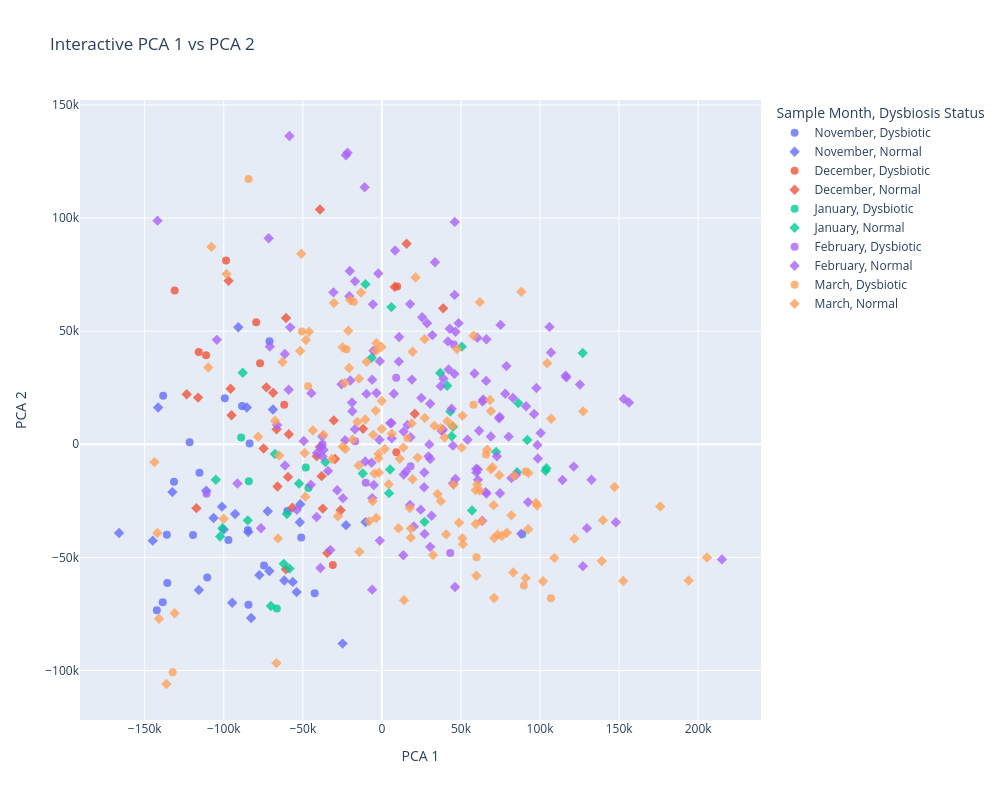

The cell this chart's notebook holds for it:
### Code cell
import plotly.express as px

# Create a dataframe for interactive plotting, taking useful metadata for hover
interactive_df = pca_df.copy()
interactive_df["filename"] = interactive_df.index
interactive_df["sampID"] = trimmed_metadata["sampID"]
interactive_df["plate.pos"] = trimmed_metadata["plate.pos"]
interactive_df["Experiment Type"] = trimmed_metadata["Experiment Type"]

# Plot using plotly
fig = px.scatter(
    interactive_df,
    x="PCA 1",
    y="PCA 2",
    color="Sample Month",
    symbol="Dysbiosis Status",
    hover_data=["filename", "sampID", "plate.pos", "Experiment Type"],
    title="Interactive PCA 1 vs PCA 2",
    width=1000,
    height=800,
)

fig.update_traces(marker=dict(size=8, opacity=0.8))
fig.show()

### Figure 1 — Plotly figure (JSON) as saved in the notebook; plotly's stock layout.template omitted (floating-point values rounded to 4 significant figures; data arrays with more than 128 entries replaced by an {"elided": "..."} marker saying what was removed)
{"data": [{"customdata": [["A2450525897_n01_LICRNA01_A01", "LIC001", "A01", "Long Term"], ["A2450525897_n01_LICRNA01_B01", "LIC002", "B01", "Long Term"], ["A2450525897_n01_LICRNA01_C01", "LIC003", "C01", "Long Term"], ["A2450525897_n01_LICRNA01_F01", "LIC006", "F01", "Long Term"], ["A2450525897_n01_LICRNA01_H01", "LIC008", "H01", "Long Term"], ["A2450525897_n01_LICRNA01_B02", "LIC014", "B02", "Long Term"], ["A2450525897_n01_LICRNA01_E02", "LIC017", "E02", "Long Term"], ["A2450525897_n01_LICRNA01_F02", "LIC018", "F02", "Long Term"], ["A2450525897_n01_LICRNA01_B03", "LIC026", "B03", "Long Term"], ["A2450525897_n01_LICRNA01_B04", "LIC038", "B04", "Long Term"], ["A2450525897_n01_LICRNA01_A05", "LIC049", "A05", "Long Term"], ["A2450525897_n01_LICRNA01_B05", "LIC050", "B05", "Long Term"], ["A2450525897_n01_LICRNA01_D05", "LIC052", "D05", "Long Term"], ["A2450525897_n01_LICRNA01_F05", "LIC054", "F05", "Long Term"], ["A2450525897_n01_LICRNA01_E06", "LIC065", "E06", "Long Term"], ["A2450525897_n01_LICRNA01_F06", "LIC066", "F06", "Long Term"], ["A2534491401_n01_LICRNA05_A08", "LIC061", "A08", "Long Term"], ["A2534491401_n01_LICRNA05_F08", "LIC030", "F08", "Long Term"], ["A2534491401_n01_LICRNA05_H10", "LIC020", "H10", "Long Term"], ["A2534491401_n01_LICRNA05_E11", "LIC013", "E11", "Long Term"], ["A2534491401_n01_LICRNA05_B12", "LIC007", "B12", "Long Term"]], "hovertemplate": "Sample Month=November<br>Dysbiosis Status=Dysbiotic<br>PCA 1=%{x}<br>PCA 2=%{y}<br>filename=%{customdata[0]}<br>sampID=%{customdata[1]}<br>plate.pos=%{customdata[2]}<br>Experiment Type=%{customdata[3]}<extra></extra>", "legendgroup": "November, Dysbiotic", "marker": {"color": "#636efa", "opacity": 0.8, "size": 8, "symbol": "circle"}, "mode": "markers", "name": "November, Dysbiotic", "orientation": "v", "showlegend": true, "type": "scatter", "x": [-110400.0, -131500.0, -135700.0, -138600.0, -97060.0, -71050.0, -42500.0, -74530.0, -59790.0, -121600.0, -84740.0, -99320.0, -119400.0, -115400.0, -88430.0, -138300.0, -83630.0, -84380.0, -136000.0, -51010.0, -142300.0], "xaxis": "x", "y": [-58880.0, -16520.0, -61350.0, -69850.0, -42300.0, 45590.0, -65880.0, -53550.0, -29460.0, 845.2, -37880.0, 20390.0, -40090.0, -12540.0, 16960.0, 21430.0, 367.1, -70930.0, -39960.0, -41200.0, -73360.0], "yaxis": "y"}, {"customdata": [["A2450525897_n01_LICRNA01_E01", "LIC005", "E01", "Long Term"], ["A2450525897_n01_LICRNA01_D02", "LIC016", "D02", "Long Term"], ["A2450525897_n01_LICRNA01_G02", "LIC019", "G02", "Long Term"], ["A2450525897_n01_LICRNA01_A03", "LIC025", "A03", "Long Term"], ["A2450525897_n01_LICRNA01_C03", "LIC027", "C03", "Long Term"], ["A2450525897_n01_LICRNA01_D03", "LIC028", "D03", "Long Term"], ["A2450525897_n01_LICRNA01_E03", "LIC029", "E03", "Long Term"], ["A2450525897_n01_LICRNA01_G03", "LIC031", "G03", "Long Term"], ["A2450525897_n01_LICRNA01_H03", "LIC032", "H03", "Long Term"], ["A2450525897_n01_LICRNA01_A04", "LIC037", "A04", "Long Term"], ["A2450525897_n01_LICRNA01_C04", "LIC039", "C04", "Long Term"], ["A2450525897_n01_LICRNA01_D04", "LIC040", "D04", "Long Term"], ["A2450525897_n01_LICRNA01_E04", "LIC041", "E04", "Long Term"], ["A2450525897_n01_LICRNA01_F04", "LIC042", "F04", "Long Term"], ["A2450525897_n01_LICRNA01_G04", "LIC043", "G04", "Long Term"], ["A2450525897_n01_LICRNA01_H04", "LIC044", "H04", "Long Term"], ["A2450525897_n01_LICRNA01_C05", "LIC051", "C05", "Long Term"], ["A2450525897_n01_LICRNA01_E05", "LIC053", "E05", "Long Term"], ["A2450525897_n01_LICRNA01_H05", "LIC056", "H05", "Long Term"], ["A2450525897_n01_LICRNA01_B06", "LIC062", "B06", "Long Term"], ["A2450525897_n01_LICRNA01_C06", "LIC063", "C06", "Long Term"], ["A2450525897_n01_LICRNA01_D06", "LIC064", "D06", "Long Term"], ["A2450525897_n01_LICRNA01_G06", "LIC067", "G06", "Long Term"], ["A2450525897_n01_LICRNA01_H06", "LIC068", "H06", "Long Term"], ["A2534491401_n01_LICRNA05_G11", "LIC055", "G11", "Long Term"], ["A2534491401_n01_LICRNA05_H11", "LIC015", "H11", "Long Term"], ["A2534491401_n01_LICRNA05_C12", "LIC004", "C12", "Long Term"]], "hovertemplate": "Sample Month=November<br>Dysbiosis Status=Normal<br>PCA 1=%{x}<br>PCA 2=%{y}<br>filename=%{customdata[0]}<br>sampID=%{customdata[1]}<br>plate.pos=%{customdata[2]}<br>Experiment Type=%{customdata[3]}<extra></extra>", "legendgroup": "November, Normal", "marker": {"color": "#636efa", "opacity": 0.8, "size": 8, "symbol": "diamond"}, "mode": "markers", "name": "November, Normal", "orientation": "v", "showlegend": true, "type": "scatter", "x": [-92810.0, -10320.0, -72200.0, -24840.0, -82690.0, -77480.0, -94630.0, -53910.0, -56350.0, -51900.0, -61730.0, -71180.0, -166200.0, -106400.0, -100000.0, -51610.0, -115700.0, -101100.0, -111100.0, -85380.0, -141500.0, -68890.0, -22680.0, -90820.0, -132500.0, -84480.0, -144900.0], "xaxis": "x", "y": [-30810.0, -34400.0, -29580.0, -88110.0, -76760.0, -57830.0, -70080.0, -65330.0, -60840.0, -34430.0, -60190.0, -56030.0, -39180.0, -32560.0, -37650.0, -26480.0, -64440.0, -27580.0, -20560.0, 16230.0, 16230.0, 15400.0, -35750.0, 51770.0, -21140.0, -38810.0, -42600.0], "yaxis": "y"}, {"customdata": [["A2450525897_n01_LICRNA01_A07", "LIC073", "A07", "Long Term"], ["A2450525897_n01_LICRNA01_F07", "LIC078", "F07", "Long Term"], ["A2450525897_n01_LICRNA01_B08", "LIC098", "B08", "Long Term"], ["A2450525897_n01_LICRNA01_C08", "LIC099", "C08", "Long Term"], ["A2450525897_n01_LICRNA01_E08", "LIC101", "E08", "Long Term"], ["A2450525897_n01_LICRNA01_E10", "LIC125", "E10", "Long Term"], ["B250508004_n01_LICRNA03_D04", "LIC364", "D04", "Long Term"], ["B250508004_n01_LICRNA03_G04", "LIC367", "G04", "Long Term"], ["A2534491401_n01_LICRNA05_B08", "LIC097", "B08", "Long Term"], ["A2534491401_n01_LICRNA05_G08", "LIC079", "G08", "Long Term"]], "hovertemplate": "Sample Month=December<br>Dysbiosis Status=Dysbiotic<br>PCA 1=%{x}<br>PCA 2=%{y}<br>filename=%{customdata[0]}<br>sampID=%{customdata[1]}<br>plate.pos=%{customdata[2]}<br>Experiment Type=%{customdata[3]}<extra></extra>", "legendgroup": "December, Dysbiotic", "marker": {"color": "#EF553B", "opacity": 0.8, "size": 8, "symbol": "circle"}, "mode": "markers", "name": "December, Dysbiotic", "orientation": "v", "showlegend": true, "type": "scatter", "x": [-111200.0, -115800.0, -98550.0, -61750.0, -79480.0, -77010.0, 9673.0, 9139.0, -31040.0, -131000.0], "xaxis": "x", "y": [39310.0, 40810.0, 81220.0, 17520.0, 53920.0, 35790.0, 69750.0, -3530.0, -53320.0, 67960.0], "yaxis": "y"}, {"customdata": [["A2450525897_n01_LICRNA01_B07", "LIC074", "B07", "Long Term"], ["A2450525897_n01_LICRNA01_C07", "LIC075", "C07", "Long Term"], ["A2450525897_n01_LICRNA01_D07", "LIC076", "D07", "Long Term"], ["A2450525897_n01_LICRNA01_E07", "LIC077", "E07", "Long Term"], ["A2450525897_n01_LICRNA01_H07", "LIC080", "H07", "Long Term"], ["A2450525897_n01_LICRNA01_D08", "LIC100", "D08", "Long Term"], ["A2450525897_n01_LICRNA01_F08", "LIC102", "F08", "Long Term"], ["A2450525897_n01_LICRNA01_G08", "LIC103", "G08", "Long Term"], ["A2450525897_n01_LICRNA01_H08", "LIC104", "H08", "Long Term"], ["A2450525897_n01_LICRNA01_A09", "LIC109", "A09", "Long Term"], ["A2450525897_n01_LICRNA01_B09", "LIC110", "B09", "Long Term"], ["A2450525897_n01_LICRNA01_C09", "LIC111", "C09", "Long Term"], ["A2450525897_n01_LICRNA01_D09", "LIC112", "D09", "Long Term"], ["A2450525897_n01_LICRNA01_E09", "LIC113", "E09", "Long Term"], ["A2450525897_n01_LICRNA01_F09", "LIC114", "F09", "Long Term"], ["A2450525897_n01_LICRNA01_G09", "LIC115", "G09", "Long Term"], ["A2450525897_n01_LICRNA01_H09", "LIC116", "H09", "Long Term"], ["A2450525897_n01_LICRNA01_A10", "LIC121", "A10", "Long Term"], ["A2450525897_n01_LICRNA01_B10", "LIC122", "B10", "Long Term"], ["A2450525897_n01_LICRNA01_C10", "LIC123", "C10", "Long Term"], ["A2450525897_n01_LICRNA01_D10", "LIC124", "D10", "Long Term"], ["A2450525897_n01_LICRNA01_F10", "LIC126", "F10", "Long Term"], ["A2450525897_n01_LICRNA01_G10", "LIC127", "G10", "Long Term"], ["A2450525897_n01_LICRNA01_H10", "LIC128", "H10", "Long Term"], ["B250508004_n01_LICRNA03_A04", "LIC361", "A04", "Long Term"], ["B250508004_n01_LICRNA03_B04", "LIC362", "B04", "Long Term"], ["B250508004_n01_LICRNA03_C04", "LIC363", "C04", "Long Term"], ["B250508004_n01_LICRNA03_E04", "LIC365", "E04", "Long Term"], ["B250508004_n01_LICRNA03_F04", "LIC366", "F04", "Long Term"], ["B250508004_n01_LICRNA03_H04", "LIC368", "H04", "Long Term"]], "hovertemplate": "Sample Month=December<br>Dysbiosis Status=Normal<br>PCA 1=%{x}<br>PCA 2=%{y}<br>filename=%{customdata[0]}<br>sampID=%{customdata[1]}<br>plate.pos=%{customdata[2]}<br>Experiment Type=%{customdata[3]}<extra></extra>", "legendgroup": "December, Normal", "marker": {"color": "#EF553B", "opacity": 0.8, "size": 8, "symbol": "diamond"}, "mode": "markers", "name": "December, Normal", "orientation": "v", "showlegend": true, "type": "scatter", "x": [-123400.0, -58860.0, -116200.0, -34530.0, -66010.0, -30420.0, -11900.0, -37370.0, -60610.0, -39180.0, -38100.0, -59370.0, -26100.0, -29640.0, -66580.0, -74790.0, -95700.0, -60720.0, -41180.0, -95080.0, -117300.0, -73060.0, -56590.0, -68750.0, -96980.0, -39180.0, 38770.0, 20790.0, 15610.0, 8106.0], "xaxis": "x", "y": [22140.0, 4448.0, 20640.0, -48090.0, -18630.0, 10550.0, 6814.0, -28440.0, 55800.0, -1241.0, -14090.0, -14420.0, -29190.0, -6473.0, 6666.0, -1851.0, 24570.0, -55290.0, -5235.0, 12830.0, -28240.0, 25160.0, -28020.0, 22810.0, 72240.0, 103800.0, 60100.0, 13530.0, 88630.0, 69570.0], "yaxis": "y"}, {"customdata": [["A2450525897_n01_LICRNA01_B11", "LIC134", "B11", "Long Term"], ["A2450525897_n01_LICRNA01_H11", "LIC140", "H11", "Long Term"], ["A2450525897_n01_LICRNA01_E12", "LIC149", "E12", "Long Term"], ["A2449446903_n01_LICRNA02_E01", "LIC161", "E01", "Long Term"], ["A2534491401_n01_LICRNA05_D08", "LIC136", "D08", "Long Term"], ["A2534491401_n01_LICRNA05_D10", "LIC157", "D10", "Long Term"]], "hovertemplate": "Sample Month=January<br>Dysbiosis Status=Dysbiotic<br>PCA 1=%{x}<br>PCA 2=%{y}<br>filename=%{customdata[0]}<br>sampID=%{customdata[1]}<br>plate.pos=%{customdata[2]}<br>Experiment Type=%{customdata[3]}<extra></extra>", "legendgroup": "January, Dysbiotic", "marker": {"color": "#00cc96", "opacity": 0.8, "size": 8, "symbol": "circle"}, "mode": "markers", "name": "January, Dysbiotic", "orientation": "v", "showlegend": true, "type": "scatter", "x": [-84140.0, -88970.0, -66430.0, 88820.0, -46450.0, -48100.0], "xaxis": "x", "y": [-16300.0, 3032.0, -72570.0, -39760.0, -19310.0, -10270.0], "yaxis": "y"}, {"customdata": {"elided": "33x4 str values"}, "hovertemplate": "Sample Month=January<br>Dysbiosis Status=Normal<br>PCA 1=%{x}<br>PCA 2=%{y}<br>filename=%{customdata[0]}<br>sampID=%{customdata[1]}<br>plate.pos=%{customdata[2]}<br>Experiment Type=%{customdata[3]}<extra></extra>", "legendgroup": "January, Normal", "marker": {"color": "#00cc96", "opacity": 0.8, "size": 8, "symbol": "diamond"}, "mode": "markers", "name": "January, Normal", "orientation": "v", "showlegend": true, "type": "scatter", "x": [-70200.0, -62050.0, -105000.0, -52420.0, -102300.0, 26950.0, -84820.0, -60080.0, -58400.0, 4524.0, 57000.0, 72240.0, 91950.0, 103500.0, 104000.0, 44170.0, -10370.0, 50550.0, 86280.0, 36890.0, 85490.0, 44980.0, 127000.0, -67640.0, -6394.0, 41270.0, 5212.0, 43300.0, -12130.0, 6001.0, -35730.0, -100900.0, -87980.0], "xaxis": "x", "y": [-71490.0, -52850.0, -15680.0, -17330.0, -40740.0, -34300.0, -33620.0, -30850.0, -54960.0, -21610.0, -29290.0, -3357.0, 1913.0, -11690.0, -10570.0, 3545.0, 70780.0, 43170.0, 18190.0, 31540.0, -12320.0, 7733.0, 40340.0, -4273.0, 38270.0, 25900.0, -11150.0, 14440.0, -12900.0, 60640.0, -7877.0, -37070.0, 31590.0], "yaxis": "y"}, {"customdata": [["A2449446903_n01_LICRNA02_H04", "LIC212", "H04", "Long Term"], ["A2449446903_n01_LICRNA02_C07", "LIC243", "C07", "Long Term"], ["B2449500127_n01_LICRNA04_C06", "LIC543", "C06", "Circadian Experiment 1"], ["A2534491401_n01_LICRNA05_G09", "LIC517", "G09", "Circadian Experiment 1"], ["A2534491401_n01_LICRNA05_E10", "LIC486", "E10", "Circadian Experiment 1"], ["A2534491401_n01_LICRNA05_D12", "LIC542", "D12", "Circadian Experiment 1"], ["A2534491401_n01_LICRNA05_E12", "LIC495", "E12", "Circadian Experiment 1"], ["A2534491401_n01_LICRNA05_G12", "LIC493", "G12", "Circadian Experiment 1"]], "hovertemplate": "Sample Month=February<br>Dysbiosis Status=Dysbiotic<br>PCA 1=%{x}<br>PCA 2=%{y}<br>filename=%{customdata[0]}<br>sampID=%{customdata[1]}<br>plate.pos=%{customdata[2]}<br>Experiment Type=%{customdata[3]}<extra></extra>", "legendgroup": "February, Dysbiotic", "marker": {"color": "#ab63fa", "opacity": 0.8, "size": 8, "symbol": "circle"}, "mode": "markers", "name": "February, Dysbiotic", "orientation": "v", "showlegend": true, "type": "scatter", "x": [45520.0, 18130.0, -37570.0, 43240.0, -16910.0, -10200.0, 9039.0, -110900.0], "xaxis": "x", "y": [44080.0, -9736.0, 33.82, -48100.0, 1334.0, -16960.0, 29410.0, -21810.0], "yaxis": "y"}, {"customdata": {"elided": "152x4 str values"}, "hovertemplate": "Sample Month=February<br>Dysbiosis Status=Normal<br>PCA 1=%{x}<br>PCA 2=%{y}<br>filename=%{customdata[0]}<br>sampID=%{customdata[1]}<br>plate.pos=%{customdata[2]}<br>Experiment Type=%{customdata[3]}<extra></extra>", "legendgroup": "February, Normal", "marker": {"color": "#ab63fa", "opacity": 0.8, "size": 8, "symbol": "diamond"}, "mode": "markers", "name": "February, Normal", "orientation": "v", "showlegend": true, "type": "scatter", "x": {"elided": "152 float values"}, "xaxis": "x", "y": {"elided": "152 float values"}, "yaxis": "y"}, {"customdata": [["A2449446903_n01_LICRNA02_F10", "LIC294", "F10", "Long Term"], ["A2449446903_n01_LICRNA02_E12", "LIC317", "E12", "Long Term"], ["B250508004_n01_LICRNA03_G01", "LIC331", "G01", "Long Term"], ["B2449500127_n01_LICRNA04_D07", "LIC580", "D07", "Circadian Experiment 2"], ["B2449500127_n01_LICRNA04_C09", "LIC603", "C09", "Circadian Experiment 2"], ["B2449500127_n01_LICRNA04_B10", "LIC614", "B10", "Circadian Experiment 2"], ["B2449500127_n01_LICRNA04_E11", "LIC629", "E11", "Circadian Experiment 2"], ["B2449500127_n01_LICRNA04_F12", "LIC642", "F12", "Circadian Experiment 2"], ["A2534491401_n01_LICRNA05_A01", "LIC673", "A01", "Circadian Experiment 2"], ["A2534491401_n01_LICRNA05_F02", "LIC690", "F02", "Circadian Experiment 2"], ["A2534491401_n01_LICRNA05_B03", "LIC698", "B03", "Circadian Experiment 2"], ["A2534491401_n01_LICRNA05_F07", "LIC750", "F07", "Circadian Experiment 2"], ["A2534491401_n01_LICRNA05_B11", "LIC578", "B11", "Circadian Experiment 2"]], "hovertemplate": "Sample Month=March<br>Dysbiosis Status=Dysbiotic<br>PCA 1=%{x}<br>PCA 2=%{y}<br>filename=%{customdata[0]}<br>sampID=%{customdata[1]}<br>plate.pos=%{customdata[2]}<br>Experiment Type=%{customdata[3]}<extra></extra>", "legendgroup": "March, Dysbiotic", "marker": {"color": "#FFA15A", "opacity": 0.8, "size": 8, "symbol": "circle"}, "mode": "markers", "name": "March, Dysbiotic", "orientation": "v", "showlegend": true, "type": "scatter", "x": [90970.0, 106900.0, 65880.0, 16110.0, -17790.0, -84300.0, 57950.0, 89790.0, -46650.0, -132300.0, -22440.0, 59810.0, -50610.0], "xaxis": "x", "y": [-12070.0, -68080.0, -4514.0, 2824.0, 62990.0, 117300.0, 17480.0, -62480.0, 25650.0, -100700.0, 41960.0, -49890.0, 49870.0], "yaxis": "y"}, {"customdata": {"elided": "130x4 str values"}, "hovertemplate": "Sample Month=March<br>Dysbiosis Status=Normal<br>PCA 1=%{x}<br>PCA 2=%{y}<br>filename=%{customdata[0]}<br>sampID=%{customdata[1]}<br>plate.pos=%{customdata[2]}<br>Experiment Type=%{customdata[3]}<extra></extra>", "legendgroup": "March, Normal", "marker": {"color": "#FFA15A", "opacity": 0.8, "size": 8, "symbol": "diamond"}, "mode": "markers", "name": "March, Normal", "orientation": "v", "showlegend": true, "type": "scatter", "x": {"elided": "130 float values"}, "xaxis": "x", "y": {"elided": "130 float values"}, "yaxis": "y"}], "layout": {"height": 800, "legend": {"title": {"text": "Sample Month, Dysbiosis Status"}, "tracegroupgap": 0}, "title": {"text": "Interactive PCA 1 vs PCA 2"}, "width": 1000, "xaxis": {"anchor": "y", "domain": [0, 1], "title": {"text": "PCA 1"}}, "yaxis": {"anchor": "x", "domain": [0, 1], "title": {"text": "PCA 2"}}}}
